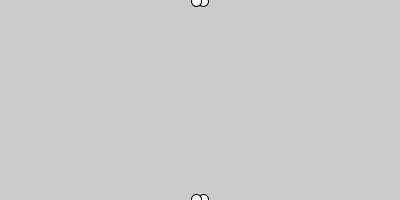
Frame 1 (no input)
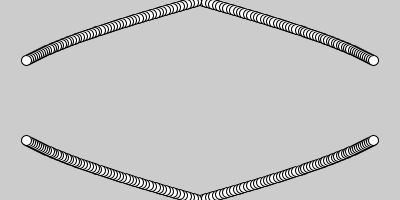
Frame 60 (the mouse pressed at the canvas centre just before this capture)
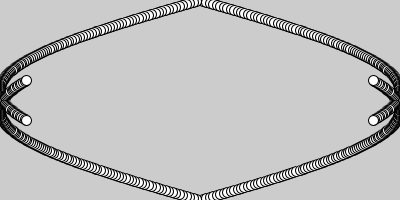
Frame 120 (the mouse held since frame 60 and released just before this capture)

The Processing sketch that drew these frames (run headless with seeded random() and noise(); from frame 60 on, the mouse is pressed at the canvas centre):

// Processing sketch: sketch_170620g
// ── sketch_170620g.pde
float x,y;

void setup(){
  size(400,200); 
  colorMode(HSB);
}
void draw(){
  //background(196);
  float a = radians(frameCount);
  float r = 200;
  x = width/2+r*sin(a);//frameCount%width;
  y = frameCount%height;
  ellipse(x,y,10,10);
  ellipse(width-x,y,10,10);
  ellipse(x,height-y,10,10);
  ellipse(width-x,height-y,10,10);
}
